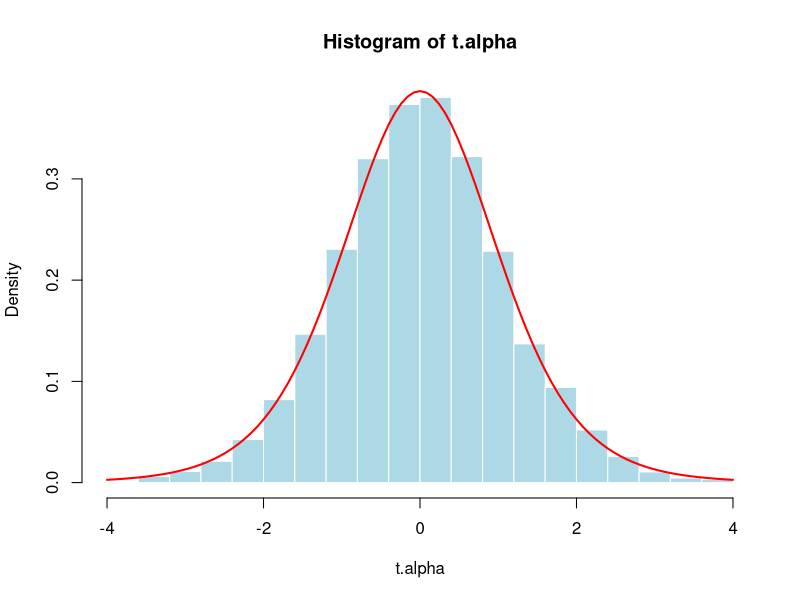
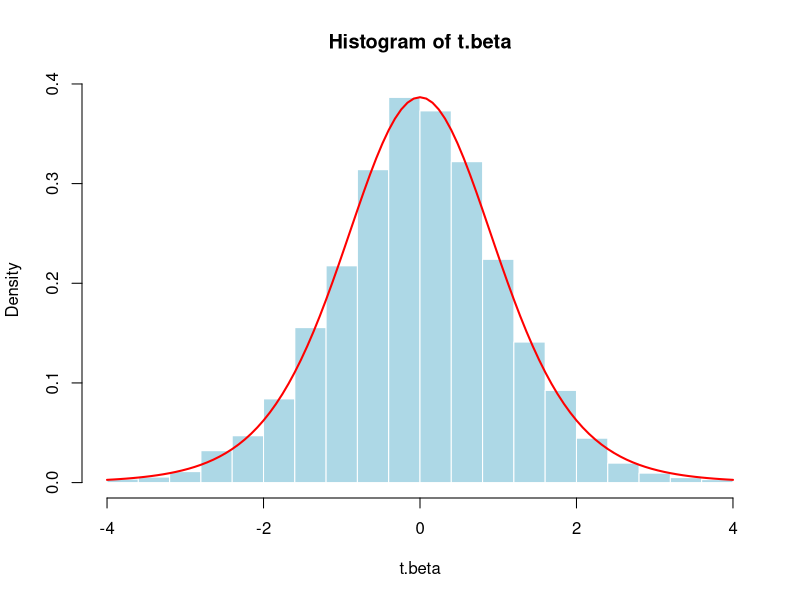

These charts were generated, in order, by the following R code:
### 人工データに対する単回帰分析の例
### モデル: y = -1 + 2x
set.seed(123) # 乱数の初期値の固定
a <- -1 # 定数項の真値
b <- 2 # xの回帰係数の真値
x <- c(7, 2, 6, 4, 3, 10, 9, 1, 8, 5) # 説明変数
n <- length(x) # サンプル数
## yの観測データを乱数を変えながら多数回シミュレーション
## 統計量を多数個生成しt分布に従っていることを確認
MC <- 5000 # シミュレーション回数
t.alpha <- double(MC) # alphaに関する統計量
t.beta <- double(MC) # betaに関する統計量
for(m in 1:MC){ # シミュレーションの実行
  epsilon <- rnorm(n) # 誤差項
  y <- a + b * x + epsilon # 目的変数の観測データ
  out <- lm(y ~ x) # 回帰分析の実行
  est <- coef(out) # 最小二乗推定量
  se <- coef(summary(out))[ ,2] # 標準誤差
  t.alpha[m] <- (est[1]-a)/se[1]
  t.beta[m] <- (est[2]-b)/se[2]
}
## ヒストグラムの作成
bins <- c(-Inf,seq(-4,4,by=0.4),Inf)
hist(t.alpha, freq=FALSE, breaks=bins, xlim=c(-4, 4),
     col="lightblue", border="white")
curve(dt(x, df=n-2), # 理論上の密度
      add=TRUE, col="red", lwd=2) 
hist(t.beta, freq=FALSE, breaks=bins, xlim=c(-4, 4),
     col="lightblue", border="white")
curve(dt(x, df=n-2), # 理論上の密度
      add=TRUE, col="red", lwd=2) 
